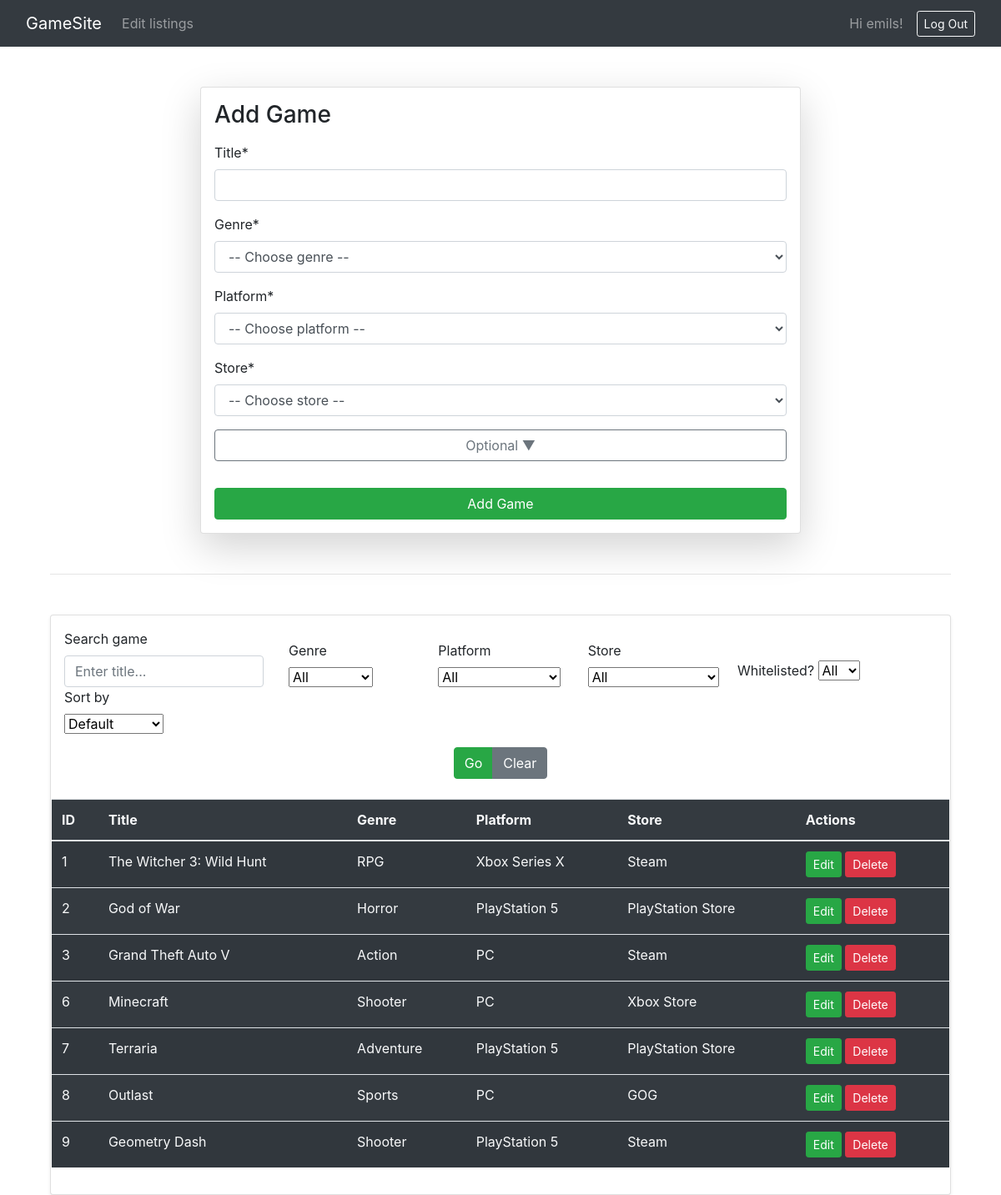
/games/ (signed in), run on the app's committed database.
### game_site/models.py (models this page shows, shortened)
class CustomUser(AbstractUser):
    USER_TYPE_CHOICES = (
        ("gamer", "Gamer"),
        ("dev", "Developer"),
    )
    user_type = models.CharField(
        max_length=5,
        choices=USER_TYPE_CHOICES,
        default="dev",
    )
    whitelisted_games = models.ManyToManyField(
        "Game",
        related_name="whitelisted_by",
        blank=True,
        help_text="Games this user has marked as ‘whitelisted’ (favorite).",
    )

class Game(models.Model):
    game_name = models.CharField(max_length=30)
    genre = models.ForeignKey(Genre, on_delete=models.CASCADE)
    platform = models.ForeignKey(Platform, on_delete=models.CASCADE)
    store = models.ForeignKey(Store, on_delete=models.CASCADE)
    size = models.ForeignKey(Size, on_delete=models.SET_NULL, null=True)
    developer = models.ForeignKey(Developer, on_delete=models.SET_NULL, null=True)
    publisher = models.ForeignKey(Publisher, on_delete=models.SET_NULL, null=True)
    dlc = models.ForeignKey(DLC, on_delete=models.SET_NULL, null=True, blank=True)
    game_mode = models.ForeignKey(GameMode, on_delete=models.SET_NULL, null=True)
    license = models.ForeignKey(License, on_delete=models.SET_NULL, null=True)
    system_requirements = models.ForeignKey(SystemRequirement, on_delete=models.SET_NULL, null=True)
    review = models.ForeignKey(Review, on_delete=models.SET_NULL, null=True, blank=True)
    multimedia = models.ForeignKey(Multimedia, on_delete=models.SET_NULL, null=True, blank=True)
    status = models.ForeignKey(Status, on_delete=models.SET_NULL, null=True)
    sales_history = models.ForeignKey(SalesHistory, on_delete=models.SET_NULL, null=True, blank=True)
    game_log = models.ForeignKey(GameLog, on_delete=models.SET_NULL, null=True, blank=True)
    rating = models.ForeignKey(Rating, on_delete=models.SET_NULL, null=True)
    online_status = models.ForeignKey(OnlineStatus, on_delete=models.SET_NULL, null=True, blank=True)
    award = models.ForeignKey(Award, on_delete=models.SET_NULL, null=True, blank=True)
    language = models.ForeignKey(Language, on_delete=models.SET_NULL, null=True)

class Genre(models.Model):
    genre_ID=models.IntegerField()
    Genre_Name=models.CharField(max_length=30)
    Genre_Popularity=models.CharField(max_length=20)
    def __str__(self):
        return self.Genre_Name

class Platform(models.Model):
    platform_ID=models.IntegerField()
    Platform_Name=models.CharField(max_length=30)
    def __str__(self):
        return self.Platform_Name

class Store(models.Model):
    store_ID=models.IntegerField()
    Store_Name=models.CharField(max_length=30)
    def __str__(self):
        return self.Store_Name

### game_site/views.py (the view, shortened to what this page needs)
# urls.py: path('games/', views.games_view, name="games"),
def games_view(request):
    games_qs = Game.objects.select_related(
        "genre", "platform", "store", "rating", "online_status"
    ).all()
    search_term      = request.GET.get("search", "").strip()
    genre_filter     = request.GET.get("genre", "")
    platform_filter  = request.GET.get("platform", "")
    store_filter     = request.GET.get("store", "")
    whitelisted      = request.GET.get("whitelisted")
    sort_by          = request.GET.get("sort", "")
    if search_term:
        games_qs = games_qs.filter(game_name__icontains=search_term)
    if genre_filter:
        games_qs = games_qs.filter(genre_id=genre_filter)
    if platform_filter:
        games_qs = games_qs.filter(platform_id=platform_filter)
    if store_filter:
        games_qs = games_qs.filter(store_id=store_filter)
    if whitelisted == "yes":
        games_qs = games_qs.filter(whitelisted_by=request.user)
    elif whitelisted == "no":
        games_qs = games_qs.exclude(whitelisted_by=request.user)
    if sort_by == "name":
        games_qs = games_qs.order_by("game_name")
    elif sort_by == "rating":
        games_qs = games_qs.order_by("-review__rating")
    elif sort_by == "players":
        games_qs = games_qs.order_by("-online_status__active_players")
    context = {
        "games": games_qs,
        "genres": Genre.objects.all(),
        "platforms": Platform.objects.all(),
        "stores": Store.objects.all(),
        "sizes": Size.objects.all(),
        "developers": Developer.objects.all(),
        "publishers": Publisher.objects.all(),
        "dlcs": DLC.objects.all(),
        "gamemodes": GameMode.objects.all(),
        "licenses": License.objects.all(),
        "sysreqs": SystemRequirement.objects.all(),
        "reviews": Review.objects.all(),
        "multimedias": Multimedia.objects.all(),
        "statuses": Status.objects.all(),
        "sales_histories": SalesHistory.objects.all(),
        "gamelogs": GameLog.objects.all(),
        "ratings": Rating.objects.all(),
        "online_statuses": OnlineStatus.objects.all(),
        "awards": Award.objects.all(),
        "languages": Language.objects.all(),
        "search": search_term,
        "selected_genre": genre_filter,
        "selected_platform": platform_filter,
        "selected_store": store_filter,
        "sort_by": sort_by,
        "whitelisted": whitelisted,
    }
    return render(request, "games.html", context)

### game_site/models.py (called while the page is built)
    def __str__(self):
        return f"{self.first_name} {self.last_name}"

### game_site/templates/games.html (shortened to what this page needs)
{% extends "base.html" %}
{% block content %}
<link href="https://maxcdn.bootstrapcdn.com/bootstrap/4.5.2/css/bootstrap.min.css" rel="stylesheet">
<div class="container mt-5">
  <form class="col-md-8 mx-auto card p-3 shadow-lg" method="post">
    <h3 class="mb-3">Add Game</h3>
    <div class="form-group mb-3">
      <label>Title*</label>
      <input name="game_name" type="text" class="form-control" required />
    </div>
    <div class="form-group mb-3">
      <label>Genre*</label>
      <select name="genre" class="form-control" required>
        <option value="">-- Choose genre --</option>
      </select>
    </div>
    <div class="form-group mb-3">
      <label>Platform*</label>
      <select name="platform" class="form-control" required>
        <option value="">-- Choose platform --</option>
      </select>
    </div>
    <div class="form-group mb-3">
      <label>Store*</label>
      <select name="store" class="form-control" required>
        <option value="">-- Choose store --</option>
      </select>
    </div>
    <button class="btn btn-outline-secondary mb-3"
            type="button"
            data-bs-toggle="collapse"
            data-bs-target="#optionalFields"
            aria-expanded="false">
      Optional ▼
    </button>
    <button type="submit" class="btn btn-success mt-3">Add Game</button>
  </form>
  <hr class="my-5" />
  <form method="get" class="card p-3 shadow-sm">
    <div class="row g-3 align-items-end">
      <div class="col-md-3">
        <label class="form-label">Search game</label>
        <input name="search" type="text" class="form-control"
               value="{{ search }}" placeholder="Enter title..." />
      </div>
      <div class="col-md-2">
        <label class="form-label">Genre</label>
        <select name="genre" class="form-select">
          <option value="">All</option>
        </select>
      </div>
      <div class="col-md-2">
        <label class="form-label">Platform</label>
        <select name="platform" class="form-select">
          <option value="">All</option>
        </select>
      </div>
      <div class="col-md-2">
        <label class="form-label">Store</label>
        <select name="store" class="form-select">
          <option value="">All</option>
        </select>
      </div>
      <div class="col-md-2">
        <label class="form-label">Whitelisted?</label>
        <select name="whitelisted" class="form-select">
          <option value="">All</option>
        </select>
      </div>
      <div class="col-md-2">
        <label class="form-label">Sort by</label>
        <select name="sort" class="form-select">
          <option value="">Default</option>
        </select>
      </div>
     <div class="col-12 d-flex justify-content-center mt-3 mb-4">
    <div class="btn-group gap-2" role="group">
        <button class="btn btn-success" type="submit">Go</button>
        <a href="{% url 'games' %}" class="btn btn-secondary">Clear</a>
    </div>
</div>
  </form>
  <table class="table table-striped table-hover align-middle">
    <thead>
      <tr>
        <th>ID</th>
        <th>Title</th>
        <th>Genre</th>
        <th>Platform</th>
        <th>Store</th>
        <th>Actions</th>
      </tr>
    </thead>
    <tbody>
      {% for game in games %}
        <tr>
          <td>{{ game.id }}</td>
          <td>{{ game.game_name }}</td>
          <td>{{ game.genre }}</td>
          <td>{{ game.platform }}</td>
          <td>{{ game.store }}</td>
          <td>
            <a href="/update_game/{{ game.id }}" class="btn btn-success btn-sm">Edit</a>
            <a href="/delete_game/{{ game.id }}" class="btn btn-danger btn-sm">Delete</a>
          </td>
        </tr>
      {% empty %}
        <tr>
          <td colspan="6" class="text-center text-muted">No games found.</td>
        </tr>
      {% endfor %}
    </tbody>
  </table>
</div>
{% endblock %}

### game_site/templates/Navbar/_navbar.html (shortened to what this page needs)
<nav class="navbar navbar-expand-lg navbar-dark bg-dark w-100">
    <div class="container-fluid">
        <a class="navbar-brand" href="/">GameSite</a>
        <div class="collapse navbar-collapse" id="navbarNav">
            <ul class="navbar-nav">
                {% if user.is_authenticated and user.user_type == "dev" %}
                    <li class="nav-item"><a class="nav-link" href="{% url 'games' %}">Edit listings</a></li>
                {% endif %}
            </ul>
            <div class="ml-auto d-flex align-items-center">
                {% if user.is_authenticated %}
                    <span class="navbar-text me-2">Hi {{ user.username }}!&emsp;</span>
                    <form action="{% url 'logout' %}" method="post" class="d-inline">
                        <button type="submit" class="btn btn-outline-light btn-sm">Log Out</button>
                    </form>
                {% else %}
                    <a href="{% url 'login' %}" class="btn btn-outline-light btn-sm">Log In</a>
                {% endif %}
            </div>
        </div>
    </div>
</nav>

### game_site/templates/base.html (style rules this page uses)
table.table { background-color: #343a40; }
table.table td, table.table th { color: #f8f9fa; }

### data on the page
CustomUser: username "emils"
Game: id "1", game_name "The Witcher 3: Wild Hunt", genre "RPG", platform "Xbox Series X", store "Steam"
Game: id "2", game_name "God of War", genre "Horror", platform "PlayStation 5", store "PlayStation Store"
Game: id "3", game_name "Grand Theft Auto V", genre "Action", platform "PC", store "Steam"
Game: id "6", game_name "Minecraft", genre "Shooter", platform "PC", store "Xbox Store"
Game: id "7", game_name "Terraria", genre "Adventure", platform "PlayStation 5", store "PlayStation Store"
Game: id "8", game_name "Outlast", genre "Sports", platform "PC", store "GOG"
Game: id "9", game_name "Geometry Dash", genre "Shooter", platform "PlayStation 5", store "Steam"
